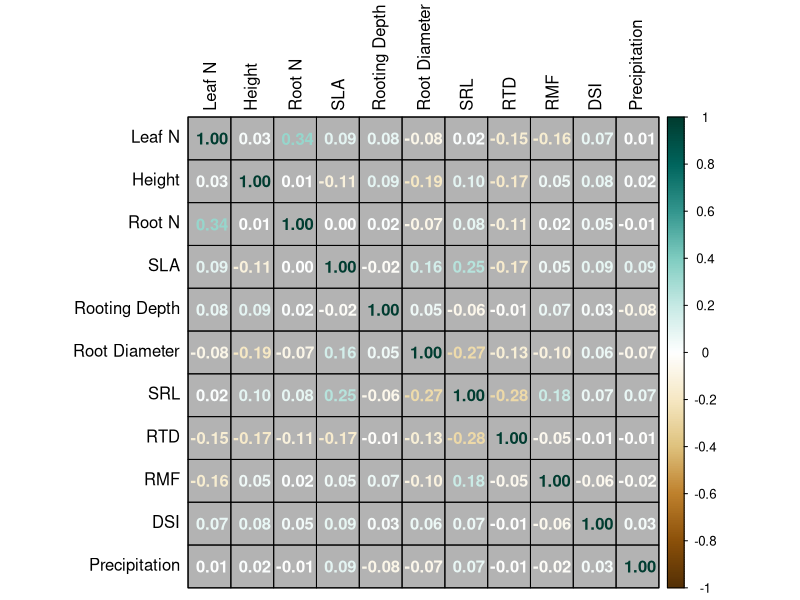

R code for this plot: (Note: this script raises an error after producing the figure.)
# Get Summary stats

# load libraries
library(tidyverse)
library(corrplot)

#### Load imputed data without woody species ####

enviro = read.csv("./Raw.Data/site.drt.dev.index.csv", row.names = 1)

# imputed traits with woody species
imputed.NW = read.csv("./Formatted.Data/Revisions/Final.Data/imputed.traits.NW.outliersRM.csv", row.names = 1) %>%
  left_join(., enviro, by = "site_code") %>%
  filter(round(cover.change, 5) > -24.50000 & round(cover.change, 5) < 23.52000) %>%
  mutate_at(vars(26:36),scale)
imputed.NW.annual = read.csv("./Formatted.Data/Revisions/Final.Data/imputed.traits.NW.annuals.outliersRM.csv", row.names = 1)%>%
  left_join(., enviro, by = "site_code") %>%
  filter(round(cover.change, 5) > -24.50000 & round(cover.change, 5) < 23.52000) %>%
  mutate_at(vars(26:36),scale)
imputed.NW.perennial = read.csv("./Formatted.Data/Revisions/Final.Data/imputed.traits.NW.perennials.outliersRM.csv", row.names = 1)%>%
  left_join(., enviro, by = "site_code") %>%
  filter(round(cover.change, 5) > -24.50000 & round(cover.change, 5) < 23.52000) %>%
  mutate_at(vars(26:36),scale)
imputed.NW.forb = read.csv("./Formatted.Data/Revisions/Final.Data/imputed.traits.NW.forbs.legume.outliersRM.csv", row.names = 1)%>%
  left_join(., enviro, by = "site_code") %>%
  filter(round(cover.change, 5) > -24.50000 & round(cover.change, 5) < 23.52000) %>%
  mutate_at(vars(26:36),scale)
imputed.NW.graminoid = read.csv("./Formatted.Data/Revisions/Final.Data/imputed.traits.NW.graminoid.outliersRM.csv", row.names = 1)%>%
  left_join(., enviro, by = "site_code") %>%
  filter(round(cover.change, 5) > -24.50000 & round(cover.change, 5) < 23.52000) %>%
  mutate_at(vars(26:36),scale)
imputed.NW.annual.forb = read.csv("./Formatted.Data/Revisions/Final.Data/imputed.traits.NW.annual.forb.legume.outliersRM.csv", row.names = 1)%>%
  left_join(., enviro, by = "site_code") %>%
  filter(round(cover.change, 5) > -24.50000 & round(cover.change, 5) < 23.52000) %>%
  mutate_at(vars(26:36),scale)
imputed.NW.perennial.forb = read.csv("./Formatted.Data/Revisions/Final.Data/imputed.traits.NW.perennial.forb.legume.outliersRM.csv", row.names = 1)%>%
  left_join(., enviro, by = "site_code") %>%
  filter(round(cover.change, 5) > -24.50000 & round(cover.change, 5) < 23.52000) %>%
  mutate_at(vars(26:36),scale)
imputed.NW.perennial.graminoid = read.csv("./Formatted.Data/Revisions/Final.Data/imputed.traits.NW.perennial.graminoid.outliersRM.csv", row.names = 1)%>%
  left_join(., enviro, by = "site_code") %>%
  filter(round(cover.change, 5) > -24.50000 & round(cover.change, 5) < 23.52000) %>%
  mutate_at(vars(26:36),scale)

#### Drop NAs ####
# drop NAs so data matches exactly that used in the models

imputed.NW.2 = imputed.NW %>%
  select(cover.change,site_code,Taxon, leafN.final:mean.MAP) %>%
  drop_na()

imputed.NW.2 = imputed.NW %>%
  select(cover.change,site_code,Taxon, leafN.final:mean.MAP, local_lifeform,
         functional_group) %>%
  drop_na()

# number of sites

unique(imputed.NW.2$site_code) # 63 sites

# number of species

unique(imputed.NW.2$Taxon) # 421 species

#### Woody species excluded ####

imputed.traits = read.csv("./Formatted.Data/Revisions/imputed.traits.final.csv",row.names = 1)

woody = imputed.traits %>%
  filter(functional_group %in% c("WOODY") | local_lifeform %in% c("SHRUB","TREE","WOODY"))
# 112 populations removed, 81 species removed prior to outlier removal

# outlier removal
imputed.traits.2 = imputed.traits %>%
  filter(round(leafN.final, 5) < 46.00560) %>% # 4
  filter(round(height.final, 5) < 7.787850) %>% # 11
  filter(round(rootN.final, 5) < 25.55616) %>% # 18
  filter(round(SLA.final, 5) < 49.05439) %>% # 8
  filter(round(root.depth.final, 5) < 2.915000) %>% # 15
  filter(round(RTD.final, 5) < 0.7460162) %>% # 11
  filter(round(SRL.final, 5) < 437.3523) %>% # 21
  filter(round(rootDiam.final, 5) < 1.200000) %>% # 6
  filter(round(RMF.final, 5) < 0.7670084) # 10

woody.2 = imputed.traits.2 %>%
  filter(functional_group %in% c("WOODY") | local_lifeform %in% c("SHRUB","TREE","WOODY"))
# 81 populations remained, 62 species remained after outlier removal.

# 28% of populations removed, 23% of species removed as outliers
# out of all outliers removed (94 populations) 50 were woody (53%)

#### Load imputed data without woody species not scaled ####

enviro = read.csv("./Raw.Data/site.drt.dev.index.csv", row.names = 1)

# imputed traits with woody species
imputed.NW = read.csv("./Formatted.Data/Revisions/Final.Data/imputed.traits.NW.outliersRM.csv", row.names = 1) %>%
  left_join(., enviro, by = "site_code") %>%
  filter(round(cover.change, 5) > -24.50000 & round(cover.change, 5) < 23.52000)
imputed.NW.annual = read.csv("./Formatted.Data/Revisions/Final.Data/imputed.traits.NW.annuals.outliersRM.csv", row.names = 1)%>%
  left_join(., enviro, by = "site_code") %>%
  filter(round(cover.change, 5) > -24.50000 & round(cover.change, 5) < 23.52000)
imputed.NW.perennial = read.csv("./Formatted.Data/Revisions/Final.Data/imputed.traits.NW.perennials.outliersRM.csv", row.names = 1)%>%
  left_join(., enviro, by = "site_code") %>%
  filter(round(cover.change, 5) > -24.50000 & round(cover.change, 5) < 23.52000)
imputed.NW.forb = read.csv("./Formatted.Data/Revisions/Final.Data/imputed.traits.NW.forbs.legume.outliersRM.csv", row.names = 1)%>%
  left_join(., enviro, by = "site_code") %>%
  filter(round(cover.change, 5) > -24.50000 & round(cover.change, 5) < 23.52000)
imputed.NW.graminoid = read.csv("./Formatted.Data/Revisions/Final.Data/imputed.traits.NW.graminoid.outliersRM.csv", row.names = 1)%>%
  left_join(., enviro, by = "site_code") %>%
  filter(round(cover.change, 5) > -24.50000 & round(cover.change, 5) < 23.52000)
imputed.NW.annual.forb = read.csv("./Formatted.Data/Revisions/Final.Data/imputed.traits.NW.annual.forb.legume.outliersRM.csv", row.names = 1)%>%
  left_join(., enviro, by = "site_code") %>%
  filter(round(cover.change, 5) > -24.50000 & round(cover.change, 5) < 23.52000)
imputed.NW.perennial.forb = read.csv("./Formatted.Data/Revisions/Final.Data/imputed.traits.NW.perennial.forb.legume.outliersRM.csv", row.names = 1)%>%
  left_join(., enviro, by = "site_code") %>%
  filter(round(cover.change, 5) > -24.50000 & round(cover.change, 5) < 23.52000)
imputed.NW.perennial.graminoid = read.csv("./Formatted.Data/Revisions/Final.Data/imputed.traits.NW.perennial.graminoid.outliersRM.csv", row.names = 1)%>%
  left_join(., enviro, by = "site_code") %>%
  filter(round(cover.change, 5) > -24.50000 & round(cover.change, 5) < 23.52000)

# Remove NAs

imputed.NW.2 = imputed.NW %>%
  dplyr::select(cover.change,site_code,Taxon, leafN.final:mean.MAP) %>%
  drop_na()
imputed.NW.annual.2 = imputed.NW.annual %>%
  dplyr::select(cover.change,site_code,Taxon, functional_group,leafN.final:mean.MAP) %>%
  drop_na()
imputed.NW.perennial.2 = imputed.NW.perennial %>%
  dplyr::select(cover.change,site_code,Taxon,functional_group,leafN.final:mean.MAP) %>%
  drop_na()
imputed.NW.graminoid.2 = imputed.NW.graminoid %>%
  dplyr::select(cover.change,site_code,Taxon, leafN.final:mean.MAP) %>%
  drop_na()
imputed.NW.forb.2 = imputed.NW.forb %>%
  dplyr::select(cover.change,site_code,Taxon, leafN.final:mean.MAP) %>%
  drop_na()
imputed.NW.annual.forb.2 = imputed.NW.annual.forb %>%
  dplyr::select(cover.change,site_code,Taxon, leafN.final:mean.MAP) %>%
  drop_na()
imputed.NW.perennial.forb.2 = imputed.NW.perennial.forb%>%
  dplyr::select(cover.change,site_code,Taxon, leafN.final:mean.MAP) %>%
  drop_na()
imputed.NW.perennial.graminoid.2 = imputed.NW.perennial.graminoid %>%
  dplyr::select(cover.change,site_code,Taxon, leafN.final:mean.MAP) %>%
  drop_na()

#### Table S2-S6 ####
mean(imputed.NW.2$leafN.final, na.rm = TRUE)
mean(imputed.NW.2$height.final, na.rm = TRUE)
mean(imputed.NW.2$rootN.final, na.rm = TRUE)
mean(imputed.NW.2$SLA.final, na.rm = TRUE)
mean(imputed.NW.2$root.depth.final, na.rm = TRUE)
mean(imputed.NW.2$RTD.final, na.rm = TRUE)
mean(imputed.NW.2$SRL.final, na.rm = TRUE)
mean(imputed.NW.2$rootDiam.final, na.rm = TRUE)
mean(imputed.NW.2$RMF.final, na.rm = TRUE)
mean(imputed.NW.2$mean.MAP, na.rm = TRUE)
mean(imputed.NW.2$mean.DSI, na.rm = TRUE)
mean(imputed.NW.2$cover.change)

sd(imputed.NW.2$leafN.final, na.rm = TRUE)
sd(imputed.NW.2$height.final, na.rm = TRUE)
sd(imputed.NW.2$rootN.final, na.rm = TRUE)
sd(imputed.NW.2$SLA.final, na.rm = TRUE)
sd(imputed.NW.2$RMF.final, na.rm = TRUE)
sd(imputed.NW.2$root.depth.final, na.rm = TRUE)
sd(imputed.NW.2$RTD.final, na.rm = TRUE)
sd(imputed.NW.2$SRL.final, na.rm = TRUE)
sd(imputed.NW.2$rootDiam.final, na.rm = TRUE)
sd(imputed.NW.2$mean.MAP, na.rm = TRUE)
sd(imputed.NW.2$mean.DSI, na.rm = TRUE)
sd(imputed.NW.2$cover.change)

range(imputed.NW.2$leafN.final, na.rm = TRUE)
range(imputed.NW.2$height.final, na.rm = TRUE)
range(imputed.NW.2$rootN.final, na.rm = TRUE)
range(imputed.NW.2$SLA.final, na.rm = TRUE)
range(imputed.NW.2$RMF.final, na.rm = TRUE)
range(imputed.NW.2$root.depth.final, na.rm = TRUE)
range(imputed.NW.2$RTD.final, na.rm = TRUE)
range(imputed.NW.2$SRL.final, na.rm = TRUE)
range(imputed.NW.2$rootDiam.final, na.rm = TRUE)
range(imputed.NW.2$mean.MAP, na.rm = TRUE)
range(imputed.NW.2$mean.DSI, na.rm = TRUE)
range(imputed.NW.2$cover.change)

sd(imputed.NW.2$leafN.final, na.rm = TRUE)/mean(imputed.NW.2$leafN.final, na.rm = TRUE)
sd(imputed.NW.2$height.final, na.rm = TRUE)/mean(imputed.NW.2$height.final, na.rm = TRUE)
sd(imputed.NW.2$rootN.final, na.rm = TRUE)/mean(imputed.NW.2$rootN.final, na.rm = TRUE)
sd(imputed.NW.2$SLA.final, na.rm = TRUE)/mean(imputed.NW.2$SLA.final, na.rm = TRUE)
sd(imputed.NW.2$RMF.final, na.rm = TRUE)/mean(imputed.NW.2$RMF.final, na.rm = TRUE)
sd(imputed.NW.2$root.depth.final, na.rm = TRUE)/mean(imputed.NW.2$root.depth.final, na.rm = TRUE)
sd(imputed.NW.2$RTD.final, na.rm = TRUE)/mean(imputed.NW.2$RTD.final, na.rm = TRUE)
sd(imputed.NW.2$SRL.final, na.rm = TRUE)/mean(imputed.NW.2$SRL.final, na.rm = TRUE)
sd(imputed.NW.2$rootDiam.final, na.rm = TRUE)/mean(imputed.NW.2$rootDiam.final, na.rm = TRUE)
sd(imputed.NW.2$mean.MAP, na.rm = TRUE)/mean(imputed.NW.2$mean.MAP, na.rm = TRUE)
sd(imputed.NW.2$mean.DSI, na.rm = TRUE)/mean(imputed.NW.2$mean.DSI, na.rm = TRUE)
sd(imputed.NW.2$cover.change)/mean(imputed.NW.2$cover.change)

mean(imputed.NW.annual.2$leafN.final, na.rm = TRUE)
mean(imputed.NW.annual.2$height.final, na.rm = TRUE)
mean(imputed.NW.annual.2$rootN.final, na.rm = TRUE)
mean(imputed.NW.annual.2$SLA.final, na.rm = TRUE)
mean(imputed.NW.annual.2$RMF.final, na.rm = TRUE)
mean(imputed.NW.annual.2$root.depth.final, na.rm = TRUE)
mean(imputed.NW.annual.2$RTD.final, na.rm = TRUE)
mean(imputed.NW.annual.2$SRL.final, na.rm = TRUE)
mean(imputed.NW.annual.2$rootDiam.final, na.rm = TRUE)
mean(imputed.NW.annual.2$mean.MAP, na.rm = TRUE)
mean(imputed.NW.annual.2$mean.DSI, na.rm = TRUE)
mean(imputed.NW.annual.2$cover.change)

sd(imputed.NW.annual.2$leafN.final, na.rm = TRUE)
sd(imputed.NW.annual.2$height.final, na.rm = TRUE)
sd(imputed.NW.annual.2$rootN.final, na.rm = TRUE)
sd(imputed.NW.annual.2$SLA.final, na.rm = TRUE)
sd(imputed.NW.annual.2$RMF.final, na.rm = TRUE)
sd(imputed.NW.annual.2$root.depth.final, na.rm = TRUE)
sd(imputed.NW.annual.2$RTD.final, na.rm = TRUE)
sd(imputed.NW.annual.2$SRL.final, na.rm = TRUE)
sd(imputed.NW.annual.2$rootDiam.final, na.rm = TRUE)
sd(imputed.NW.annual.2$mean.MAP, na.rm = TRUE)
sd(imputed.NW.annual.2$mean.DSI, na.rm = TRUE)
sd(imputed.NW.annual.2$cover.change)

range(imputed.NW.annual.2$leafN.final, na.rm = TRUE)
range(imputed.NW.annual.2$height.final, na.rm = TRUE)
range(imputed.NW.annual.2$rootN.final, na.rm = TRUE)
range(imputed.NW.annual.2$SLA.final, na.rm = TRUE)
range(imputed.NW.annual.2$RMF.final, na.rm = TRUE)
range(imputed.NW.annual.2$root.depth.final, na.rm = TRUE)
range(imputed.NW.annual.2$RTD.final, na.rm = TRUE)
range(imputed.NW.annual.2$SRL.final, na.rm = TRUE)
range(imputed.NW.annual.2$rootDiam.final, na.rm = TRUE)
range(imputed.NW.annual.2$mean.MAP, na.rm = TRUE)
range(imputed.NW.annual.2$mean.DSI, na.rm = TRUE)
range(imputed.NW.annual.2$cover.change)

mean(imputed.NW.perennial.2$leafN.final, na.rm = TRUE)
mean(imputed.NW.perennial.2$height.final, na.rm = TRUE)
mean(imputed.NW.perennial.2$rootN.final, na.rm = TRUE)
mean(imputed.NW.perennial.2$SLA.final, na.rm = TRUE)
mean(imputed.NW.perennial.2$RMF.final, na.rm = TRUE)
mean(imputed.NW.perennial.2$root.depth.final, na.rm = TRUE)
mean(imputed.NW.perennial.2$RTD.final, na.rm = TRUE)
mean(imputed.NW.perennial.2$SRL.final, na.rm = TRUE)
mean(imputed.NW.perennial.2$rootDiam.final, na.rm = TRUE)
mean(imputed.NW.perennial.2$mean.MAP, na.rm = TRUE)
mean(imputed.NW.perennial.2$mean.DSI, na.rm = TRUE)
mean(imputed.NW.perennial.2$cover.change)

sd(imputed.NW.perennial.2$leafN.final, na.rm = TRUE)
sd(imputed.NW.perennial.2$height.final, na.rm = TRUE)
sd(imputed.NW.perennial.2$rootN.final, na.rm = TRUE)
sd(imputed.NW.perennial.2$SLA.final, na.rm = TRUE)
sd(imputed.NW.perennial.2$RMF.final, na.rm = TRUE)
sd(imputed.NW.perennial.2$root.depth.final, na.rm = TRUE)
sd(imputed.NW.perennial.2$RTD.final, na.rm = TRUE)
sd(imputed.NW.perennial.2$SRL.final, na.rm = TRUE)
sd(imputed.NW.perennial.2$rootDiam.final, na.rm = TRUE)
sd(imputed.NW.perennial.2$mean.MAP, na.rm = TRUE)
sd(imputed.NW.perennial.2$mean.DSI, na.rm = TRUE)
sd(imputed.NW.perennial.2$cover.change)

range(imputed.NW.perennial.2$leafN.final, na.rm = TRUE)
range(imputed.NW.perennial.2$height.final, na.rm = TRUE)
range(imputed.NW.perennial.2$rootN.final, na.rm = TRUE)
range(imputed.NW.perennial.2$SLA.final, na.rm = TRUE)
range(imputed.NW.perennial.2$RMF.final, na.rm = TRUE)
range(imputed.NW.perennial.2$root.depth.final, na.rm = TRUE)
range(imputed.NW.perennial.2$RTD.final, na.rm = TRUE)
range(imputed.NW.perennial.2$SRL.final, na.rm = TRUE)
range(imputed.NW.perennial.2$rootDiam.final, na.rm = TRUE)
range(imputed.NW.perennial.2$mean.MAP, na.rm = TRUE)
range(imputed.NW.perennial.2$mean.DSI, na.rm = TRUE)
range(imputed.NW.perennial.2$cover.change)

mean(imputed.NW.graminoid.2$leafN.final, na.rm = TRUE)
mean(imputed.NW.graminoid.2$height.final, na.rm = TRUE)
mean(imputed.NW.graminoid.2$rootN.final, na.rm = TRUE)
mean(imputed.NW.graminoid.2$SLA.final, na.rm = TRUE)
mean(imputed.NW.graminoid.2$RMF.final, na.rm = TRUE)
mean(imputed.NW.graminoid.2$root.depth.final, na.rm = TRUE)
mean(imputed.NW.graminoid.2$RTD.final, na.rm = TRUE)
mean(imputed.NW.graminoid.2$SRL.final, na.rm = TRUE)
mean(imputed.NW.graminoid.2$rootDiam.final, na.rm = TRUE)
mean(imputed.NW.graminoid.2$mean.MAP, na.rm = TRUE)
mean(imputed.NW.graminoid.2$mean.DSI, na.rm = TRUE)
mean(imputed.NW.graminoid.2$cover.change)

sd(imputed.NW.graminoid.2$leafN.final, na.rm = TRUE)
sd(imputed.NW.graminoid.2$height.final, na.rm = TRUE)
sd(imputed.NW.graminoid.2$rootN.final, na.rm = TRUE)
sd(imputed.NW.graminoid.2$SLA.final, na.rm = TRUE)
sd(imputed.NW.graminoid.2$RMF.final, na.rm = TRUE)
sd(imputed.NW.graminoid.2$root.depth.final, na.rm = TRUE)
sd(imputed.NW.graminoid.2$RTD.final, na.rm = TRUE)
sd(imputed.NW.graminoid.2$SRL.final, na.rm = TRUE)
sd(imputed.NW.graminoid.2$rootDiam.final, na.rm = TRUE)
sd(imputed.NW.graminoid.2$mean.MAP, na.rm = TRUE)
sd(imputed.NW.graminoid.2$mean.DSI, na.rm = TRUE)
sd(imputed.NW.graminoid.2$cover.change)

range(imputed.NW.graminoid.2$leafN.final, na.rm = TRUE)
range(imputed.NW.graminoid.2$height.final, na.rm = TRUE)
range(imputed.NW.graminoid.2$rootN.final, na.rm = TRUE)
range(imputed.NW.graminoid.2$SLA.final, na.rm = TRUE)
range(imputed.NW.graminoid.2$RMF.final, na.rm = TRUE)
range(imputed.NW.graminoid.2$root.depth.final, na.rm = TRUE)
range(imputed.NW.graminoid.2$RTD.final, na.rm = TRUE)
range(imputed.NW.graminoid.2$SRL.final, na.rm = TRUE)
range(imputed.NW.graminoid.2$rootDiam.final, na.rm = TRUE)
range(imputed.NW.graminoid.2$mean.MAP, na.rm = TRUE)
range(imputed.NW.graminoid.2$mean.DSI, na.rm = TRUE)
range(imputed.NW.graminoid.2$cover.change)

mean(imputed.NW.forb.2$leafN.final, na.rm = TRUE)
mean(imputed.NW.forb.2$height.final, na.rm = TRUE)
mean(imputed.NW.forb.2$rootN.final, na.rm = TRUE)
mean(imputed.NW.forb.2$SLA.final, na.rm = TRUE)
mean(imputed.NW.forb.2$RMF.final, na.rm = TRUE)
mean(imputed.NW.forb.2$root.depth.final, na.rm = TRUE)
mean(imputed.NW.forb.2$RTD.final, na.rm = TRUE)
mean(imputed.NW.forb.2$SRL.final, na.rm = TRUE)
mean(imputed.NW.forb.2$rootDiam.final, na.rm = TRUE)
mean(imputed.NW.forb.2$mean.MAP, na.rm = TRUE)
mean(imputed.NW.forb.2$mean.DSI, na.rm = TRUE)
mean(imputed.NW.forb.2$cover.change)

sd(imputed.NW.forb.2$leafN.final, na.rm = TRUE)
sd(imputed.NW.forb.2$height.final, na.rm = TRUE)
sd(imputed.NW.forb.2$rootN.final, na.rm = TRUE)
sd(imputed.NW.forb.2$SLA.final, na.rm = TRUE)
sd(imputed.NW.forb.2$RMF.final, na.rm = TRUE)
sd(imputed.NW.forb.2$root.depth.final, na.rm = TRUE)
sd(imputed.NW.forb.2$RTD.final, na.rm = TRUE)
sd(imputed.NW.forb.2$SRL.final, na.rm = TRUE)
sd(imputed.NW.forb.2$rootDiam.final, na.rm = TRUE)
sd(imputed.NW.forb.2$mean.MAP, na.rm = TRUE)
sd(imputed.NW.forb.2$mean.DSI, na.rm = TRUE)
sd(imputed.NW.forb.2$cover.change)

range(imputed.NW.forb.2$leafN.final, na.rm = TRUE)
range(imputed.NW.forb.2$height.final, na.rm = TRUE)
range(imputed.NW.forb.2$rootN.final, na.rm = TRUE)
range(imputed.NW.forb.2$SLA.final, na.rm = TRUE)
range(imputed.NW.forb.2$RMF.final, na.rm = TRUE)
range(imputed.NW.forb.2$root.depth.final, na.rm = TRUE)
range(imputed.NW.forb.2$RTD.final, na.rm = TRUE)
range(imputed.NW.forb.2$SRL.final, na.rm = TRUE)
range(imputed.NW.forb.2$rootDiam.final, na.rm = TRUE)
range(imputed.NW.forb.2$mean.MAP, na.rm = TRUE)
range(imputed.NW.forb.2$mean.DSI, na.rm = TRUE)
range(imputed.NW.forb.2$cover.change)

mean(imputed.NW.annual.forb.2$leafN.final, na.rm = TRUE)
mean(imputed.NW.annual.forb.2$height.final, na.rm = TRUE)
mean(imputed.NW.annual.forb.2$rootN.final, na.rm = TRUE)
mean(imputed.NW.annual.forb.2$SLA.final, na.rm = TRUE)
mean(imputed.NW.annual.forb.2$RMF.final, na.rm = TRUE)
mean(imputed.NW.annual.forb.2$root.depth.final, na.rm = TRUE)
mean(imputed.NW.annual.forb.2$RTD.final, na.rm = TRUE)
mean(imputed.NW.annual.forb.2$SRL.final, na.rm = TRUE)
mean(imputed.NW.annual.forb.2$rootDiam.final, na.rm = TRUE)
mean(imputed.NW.annual.forb.2$mean.MAP, na.rm = TRUE)
mean(imputed.NW.annual.forb.2$mean.DSI, na.rm = TRUE)
mean(imputed.NW.annual.forb.2$cover.change)

sd(imputed.NW.annual.forb.2$leafN.final, na.rm = TRUE)
sd(imputed.NW.annual.forb.2$height.final, na.rm = TRUE)
sd(imputed.NW.annual.forb.2$rootN.final, na.rm = TRUE)
sd(imputed.NW.annual.forb.2$SLA.final, na.rm = TRUE)
sd(imputed.NW.annual.forb.2$RMF.final, na.rm = TRUE)
sd(imputed.NW.annual.forb.2$root.depth.final, na.rm = TRUE)
sd(imputed.NW.annual.forb.2$RTD.final, na.rm = TRUE)
sd(imputed.NW.annual.forb.2$SRL.final, na.rm = TRUE)
sd(imputed.NW.annual.forb.2$rootDiam.final, na.rm = TRUE)
sd(imputed.NW.annual.forb.2$mean.MAP, na.rm = TRUE)
sd(imputed.NW.annual.forb.2$mean.DSI, na.rm = TRUE)
sd(imputed.NW.annual.forb.2$cover.change)

range(imputed.NW.annual.forb.2$leafN.final, na.rm = TRUE)
range(imputed.NW.annual.forb.2$height.final, na.rm = TRUE)
range(imputed.NW.annual.forb.2$rootN.final, na.rm = TRUE)
range(imputed.NW.annual.forb.2$SLA.final, na.rm = TRUE)
range(imputed.NW.annual.forb.2$RMF.final, na.rm = TRUE)
range(imputed.NW.annual.forb.2$root.depth.final, na.rm = TRUE)
range(imputed.NW.annual.forb.2$RTD.final, na.rm = TRUE)
range(imputed.NW.annual.forb.2$SRL.final, na.rm = TRUE)
range(imputed.NW.annual.forb.2$rootDiam.final, na.rm = TRUE)
range(imputed.NW.annual.forb.2$mean.MAP, na.rm = TRUE)
range(imputed.NW.annual.forb.2$mean.DSI, na.rm = TRUE)
range(imputed.NW.annual.forb.2$cover.change)

mean(imputed.NW.perennial.graminoid.2$leafN.final, na.rm = TRUE)
mean(imputed.NW.perennial.graminoid.2$height.final, na.rm = TRUE)
mean(imputed.NW.perennial.graminoid.2$rootN.final, na.rm = TRUE)
mean(imputed.NW.perennial.graminoid.2$SLA.final, na.rm = TRUE)
mean(imputed.NW.perennial.graminoid.2$RMF.final, na.rm = TRUE)
mean(imputed.NW.perennial.graminoid.2$root.depth.final, na.rm = TRUE)
mean(imputed.NW.perennial.graminoid.2$RTD.final, na.rm = TRUE)
mean(imputed.NW.perennial.graminoid.2$SRL.final, na.rm = TRUE)
mean(imputed.NW.perennial.graminoid.2$rootDiam.final, na.rm = TRUE)
mean(imputed.NW.perennial.graminoid.2$mean.MAP, na.rm = TRUE)
mean(imputed.NW.perennial.graminoid.2$mean.DSI, na.rm = TRUE)
mean(imputed.NW.perennial.graminoid.2$cover.change)

sd(imputed.NW.perennial.graminoid.2$leafN.final, na.rm = TRUE)
sd(imputed.NW.perennial.graminoid.2$height.final, na.rm = TRUE)
sd(imputed.NW.perennial.graminoid.2$rootN.final, na.rm = TRUE)
sd(imputed.NW.perennial.graminoid.2$SLA.final, na.rm = TRUE)
sd(imputed.NW.perennial.graminoid.2$RMF.final, na.rm = TRUE)
sd(imputed.NW.perennial.graminoid.2$root.depth.final, na.rm = TRUE)
sd(imputed.NW.perennial.graminoid.2$RTD.final, na.rm = TRUE)
sd(imputed.NW.perennial.graminoid.2$SRL.final, na.rm = TRUE)
sd(imputed.NW.perennial.graminoid.2$rootDiam.final, na.rm = TRUE)
sd(imputed.NW.perennial.graminoid.2$mean.MAP, na.rm = TRUE)
sd(imputed.NW.perennial.graminoid.2$mean.DSI, na.rm = TRUE)
sd(imputed.NW.perennial.graminoid.2$cover.change)

range(imputed.NW.perennial.graminoid.2$leafN.final, na.rm = TRUE)
range(imputed.NW.perennial.graminoid.2$height.final, na.rm = TRUE)
range(imputed.NW.perennial.graminoid.2$rootN.final, na.rm = TRUE)
range(imputed.NW.perennial.graminoid.2$SLA.final, na.rm = TRUE)
range(imputed.NW.perennial.graminoid.2$RMF.final, na.rm = TRUE)
range(imputed.NW.perennial.graminoid.2$root.depth.final, na.rm = TRUE)
range(imputed.NW.perennial.graminoid.2$RTD.final, na.rm = TRUE)
range(imputed.NW.perennial.graminoid.2$SRL.final, na.rm = TRUE)
range(imputed.NW.perennial.graminoid.2$rootDiam.final, na.rm = TRUE)
range(imputed.NW.perennial.graminoid.2$mean.MAP, na.rm = TRUE)
range(imputed.NW.perennial.graminoid.2$mean.DSI, na.rm = TRUE)
range(imputed.NW.perennial.graminoid.2$cover.change)

mean(imputed.NW.perennial.forb.2$leafN.final, na.rm = TRUE)
mean(imputed.NW.perennial.forb.2$height.final, na.rm = TRUE)
mean(imputed.NW.perennial.forb.2$rootN.final, na.rm = TRUE)
mean(imputed.NW.perennial.forb.2$SLA.final, na.rm = TRUE)
mean(imputed.NW.perennial.forb.2$RMF.final, na.rm = TRUE)
mean(imputed.NW.perennial.forb.2$root.depth.final, na.rm = TRUE)
mean(imputed.NW.perennial.forb.2$RTD.final, na.rm = TRUE)
mean(imputed.NW.perennial.forb.2$SRL.final, na.rm = TRUE)
mean(imputed.NW.perennial.forb.2$rootDiam.final, na.rm = TRUE)
mean(imputed.NW.perennial.forb.2$mean.MAP, na.rm = TRUE)
mean(imputed.NW.perennial.forb.2$mean.DSI, na.rm = TRUE)
mean(imputed.NW.perennial.forb.2$cover.change)

sd(imputed.NW.perennial.forb.2$leafN.final, na.rm = TRUE)
sd(imputed.NW.perennial.forb.2$height.final, na.rm = TRUE)
sd(imputed.NW.perennial.forb.2$rootN.final, na.rm = TRUE)
sd(imputed.NW.perennial.forb.2$SLA.final, na.rm = TRUE)
sd(imputed.NW.perennial.forb.2$RMF.final, na.rm = TRUE)
sd(imputed.NW.perennial.forb.2$root.depth.final, na.rm = TRUE)
sd(imputed.NW.perennial.forb.2$RTD.final, na.rm = TRUE)
sd(imputed.NW.perennial.forb.2$SRL.final, na.rm = TRUE)
sd(imputed.NW.perennial.forb.2$rootDiam.final, na.rm = TRUE)
sd(imputed.NW.perennial.forb.2$mean.MAP, na.rm = TRUE)
sd(imputed.NW.perennial.forb.2$mean.DSI, na.rm = TRUE)
sd(imputed.NW.perennial.forb.2$cover.change)

range(imputed.NW.perennial.forb.2$leafN.final, na.rm = TRUE)
range(imputed.NW.perennial.forb.2$height.final, na.rm = TRUE)
range(imputed.NW.perennial.forb.2$rootN.final, na.rm = TRUE)
range(imputed.NW.perennial.forb.2$SLA.final, na.rm = TRUE)
range(imputed.NW.perennial.forb.2$RMF.final, na.rm = TRUE)
range(imputed.NW.perennial.forb.2$root.depth.final, na.rm = TRUE)
range(imputed.NW.perennial.forb.2$RTD.final, na.rm = TRUE)
range(imputed.NW.perennial.forb.2$SRL.final, na.rm = TRUE)
range(imputed.NW.perennial.forb.2$rootDiam.final, na.rm = TRUE)
range(imputed.NW.perennial.forb.2$mean.MAP, na.rm = TRUE)
range(imputed.NW.perennial.forb.2$mean.DSI, na.rm = TRUE)
range(imputed.NW.perennial.forb.2$cover.change)

# get functional groups in annuals and perennials

table(imputed.NW.annual.2$functional_group)
# forb 124, graminoid 44 legume 10
table(imputed.NW.perennial.2$functional_group)
# forb 224, graminoid 31, graminoid 174, legume 33

#### T-test of cover differences ####
t.test(imputed.NW.annual.2$cover.change,imputed.NW.perennial.2$cover.change)
# t = 0.59583, df = 324.25, p-value = 0.5517
t.test(imputed.NW.graminoid.2$cover.change,imputed.NW.forb.2$cover.change)
# t = -0.89215, df = 420.74, p-value = 0.3728



### Correlation Plots ####

enviro = read.csv("./Raw.Data/site.drt.dev.index.csv", row.names = 1)

# imputed traits with woody species
imputed.NW = read.csv("./Formatted.Data/Revisions/Final.Data/imputed.traits.NW.outliersRM.csv", row.names = 1) %>%
  left_join(., enviro, by = "site_code") %>%
  filter(round(cover.change, 5) > -24.50000 & round(cover.change, 5) < 23.52000)
imputed.NW.annual = read.csv("./Formatted.Data/Revisions/Final.Data/imputed.traits.NW.annuals.outliersRM.csv", row.names = 1)%>%
  left_join(., enviro, by = "site_code") %>%
  filter(round(cover.change, 5) > -24.50000 & round(cover.change, 5) < 23.52000)
imputed.NW.perennial = read.csv("./Formatted.Data/Revisions/Final.Data/imputed.traits.NW.perennials.outliersRM.csv", row.names = 1)%>%
  left_join(., enviro, by = "site_code") %>%
  filter(round(cover.change, 5) > -24.50000 & round(cover.change, 5) < 23.52000)
imputed.NW.forb = read.csv("./Formatted.Data/Revisions/Final.Data/imputed.traits.NW.forbs.legume.outliersRM.csv", row.names = 1)%>%
  left_join(., enviro, by = "site_code") %>%
  filter(round(cover.change, 5) > -24.50000 & round(cover.change, 5) < 23.52000)
imputed.NW.graminoid = read.csv("./Formatted.Data/Revisions/Final.Data/imputed.traits.NW.graminoid.outliersRM.csv", row.names = 1)%>%
  left_join(., enviro, by = "site_code") %>%
  filter(round(cover.change, 5) > -24.50000 & round(cover.change, 5) < 23.52000)
imputed.NW.annual.forb = read.csv("./Formatted.Data/Revisions/Final.Data/imputed.traits.NW.annual.forb.legume.outliersRM.csv", row.names = 1)%>%
  left_join(., enviro, by = "site_code") %>%
  filter(round(cover.change, 5) > -24.50000 & round(cover.change, 5) < 23.52000)
imputed.NW.perennial.forb = read.csv("./Formatted.Data/Revisions/Final.Data/imputed.traits.NW.perennial.forb.legume.outliersRM.csv", row.names = 1)%>%
  left_join(., enviro, by = "site_code") %>%
  filter(round(cover.change, 5) > -24.50000 & round(cover.change, 5) < 23.52000)
imputed.NW.perennial.graminoid = read.csv("./Formatted.Data/Revisions/Final.Data/imputed.traits.NW.perennial.graminoid.outliersRM.csv", row.names = 1)%>%
  left_join(., enviro, by = "site_code") %>%
  filter(round(cover.change, 5) > -24.50000 & round(cover.change, 5) < 23.52000)

# Remove NAs

imputed.NW.2 = imputed.NW %>%
  select(cover.change,site_code,Taxon, leafN.final:mean.MAP) %>%
  drop_na()
imputed.NW.annual.2 = imputed.NW.annual %>%
  select(cover.change,site_code,Taxon, leafN.final:mean.MAP) %>%
  drop_na()
imputed.NW.perennial.2 = imputed.NW.perennial %>%
  select(cover.change,site_code,Taxon,leafN.final:mean.MAP) %>%
  drop_na()
imputed.NW.graminoid.2 = imputed.NW.graminoid %>%
  select(cover.change,site_code,Taxon, leafN.final:mean.MAP) %>%
  drop_na()
imputed.NW.forb.2 = imputed.NW.forb %>%
  select(cover.change,site_code,Taxon, leafN.final:mean.MAP) %>%
  drop_na()
imputed.NW.annual.forb.2 = imputed.NW.annual.forb %>%
  select(cover.change,site_code,Taxon, leafN.final:mean.MAP) %>%
  drop_na()
imputed.NW.perennial.forb.2 = imputed.NW.perennial.forb%>%
  select(cover.change,site_code,Taxon, leafN.final:mean.MAP) %>%
  drop_na()
imputed.NW.perennial.graminoid.2 = imputed.NW.perennial.graminoid %>%
  select(cover.change,site_code,Taxon, leafN.final:mean.MAP) %>%
  drop_na()

colnames(imputed.NW.2)[4:14] = c("Leaf N","Height","Root N","SLA","Rooting Depth","Root Diameter","SRL","RTD","RMF",
                                 "DSI","Precipitation")
colnames(imputed.NW.annual.2)[4:14] = c("Leaf N","Height","Root N","SLA","Rooting Depth","Root Diameter","SRL","RTD","RMF",
                                 "DSI","Precipitation")
colnames(imputed.NW.perennial.2)[4:14] = c("Leaf N","Height","Root N","SLA","Rooting Depth","Root Diameter","SRL","RTD","RMF",
                                 "DSI","Precipitation")
colnames(imputed.NW.forb.2)[4:14] = c("Leaf N","Height","Root N","SLA","Rooting Depth","Root Diameter","SRL","RTD","RMF",
                                 "DSI","Precipitation")
colnames(imputed.NW.graminoid.2)[4:14] = c("Leaf N","Height","Root N","SLA","Rooting Depth","Root Diameter","SRL","RTD","RMF",
                                 "DSI","Precipitation")
colnames(imputed.NW.annual.forb.2)[4:14] = c("Leaf N","Height","Root N","SLA","Rooting Depth","Root Diameter","SRL","RTD","RMF",
                                 "DSI","Precipitation")
colnames(imputed.NW.perennial.graminoid.2)[4:14] = c("Leaf N","Height","Root N","SLA","Rooting Depth","Root Diameter","SRL","RTD","RMF",
                                             "DSI","Precipitation")
colnames(imputed.NW.perennial.forb.2)[4:14] = c("Leaf N","Height","Root N","SLA","Rooting Depth","Root Diameter","SRL","RTD","RMF",
                                             "DSI","Precipitation")
# output 8 x 8
all.traits.cor = cor(imputed.NW.2[,c(4:14)],use = "pairwise") 
corrplot(all.traits.cor, method="number",tl.col = "black", bg = "gray70",is.corr = TRUE,
         col.lim = c(-1,1), col = COL2('BrBG', 200), addgrid.col = "black")
# highest correlation is -0.28 and 0.34

write.csv(all.traits.cor, file = "./Results/all.traits.cor.csv")

annual.traits.cor = cor(imputed.NW.annual.2[,c(4:14)],use = "pairwise") 
corrplot(annual.traits.cor, method="number",tl.col = "black", bg = "gray70",is.corr = TRUE,
         col.lim = c(-1,1), col = COL2('BrBG', 200), addgrid.col = "black")
# highest correlation is -0.31 and 0.35

write.csv(annual.traits.cor, file = "./Results/annual.traits.cor.csv")

perennial.traits.cor = cor(imputed.NW.perennial.2[,c(4:14)],use = "pairwise") 
corrplot(perennial.traits.cor, method="number",tl.col = "black", bg = "gray70",is.corr = TRUE,
         col.lim = c(-1,1), col = COL2('BrBG', 200), addgrid.col = "black")
# highest correlation is -0.29 and 0.39

write.csv(perennial.traits.cor, file = "./Results/perennial.traits.cor.csv")

forb.traits.cor = cor(imputed.NW.forb.2[,c(4:14)],use = "pairwise") 
corrplot(forb.traits.cor, method="number",tl.col = "black", bg = "gray70",is.corr = TRUE,
         col.lim = c(-1,1), col = COL2('BrBG', 200), addgrid.col = "black")
# highest correlation is -0.24 and 0.33

write.csv(forb.traits.cor, file = "./Results/forb.traits.cor.csv")

graminoid.traits.cor = cor(imputed.NW.graminoid.2[,c(4:14)],use = "pairwise") 
corrplot(graminoid.traits.cor, method="number",tl.col = "black", bg = "gray70",is.corr = TRUE,
         col.lim = c(-1,1), col = COL2('BrBG', 200), addgrid.col = "black")
# highest correlation is -0.47 and 0.25

write.csv(graminoid.traits.cor, file = "./Results/graminoid.traits.cor.csv")

annual.forb.traits.cor = cor(imputed.NW.annual.forb.2[,c(4:14)],use = "pairwise") 
corrplot(annual.forb.traits.cor, method="number",tl.col = "black", bg = "gray70",is.corr = TRUE,
         col.lim = c(-1,1), col = COL2('BrBG', 200), addgrid.col = "black")
# highest correlation is -0.43 and 0.35

write.csv(annual.forb.traits.cor, file = "./Results/annual.forb.traits.cor.csv")

perennial.forb.traits.cor = cor(imputed.NW.perennial.forb.2[,c(4:14)],use = "pairwise") 
corrplot(perennial.forb.traits.cor, method="number",tl.col = "black", bg = "gray70",is.corr = TRUE,
         col.lim = c(-1,1), col = COL2('BrBG', 200), addgrid.col = "black")
# highest correlation is -0.27 and 0.38

write.csv(perennial.forb.traits.cor, file = "./Results/perennial.forb.traits.cor.csv")

perennial.graminoid.traits.cor = cor(imputed.NW.perennial.graminoid.2[,c(4:14)],use = "pairwise") 
corrplot(perennial.graminoid.traits.cor, method="number",tl.col = "black", bg = "gray70",is.corr = TRUE,
         col.lim = c(-1,1), col = COL2('BrBG', 200), addgrid.col = "black")
# highest correlation is -0.44 and 0.25

write.csv(perennial.graminoid.traits.cor, file = "./Results/perennial.graminoid.traits.cor.csv")


#### Height of covers ####

site.data = read.csv("./Raw.Data/Site_Elev-Disturb.csv")

enviro = read.csv("./Raw.Data/site.drt.dev.index.csv", row.names = 1)

# imputed traits with woody species
imputed.NW = read.csv("./Formatted.Data/Revisions/Final.Data/imputed.traits.NW.outliersRM.csv", row.names = 1) %>%
  left_join(., enviro, by = "site_code") %>%
  filter(round(cover.change, 5) > -24.50000 & round(cover.change, 5) < 23.52000) %>%
  mutate_at(vars(26:36),scale)
imputed.NW.2 = imputed.NW %>%
  select(cover.change,site_code,Taxon, leafN.final:mean.MAP) %>%
  drop_na()

unq.sites = unique(imputed.NW.2$site_code)

site.data.2 = site.data %>%
  filter(site_code %in% unq.sites)

table(site.data.2$habitat.type)
# graminoidland Shrubland 
# 44        19 

